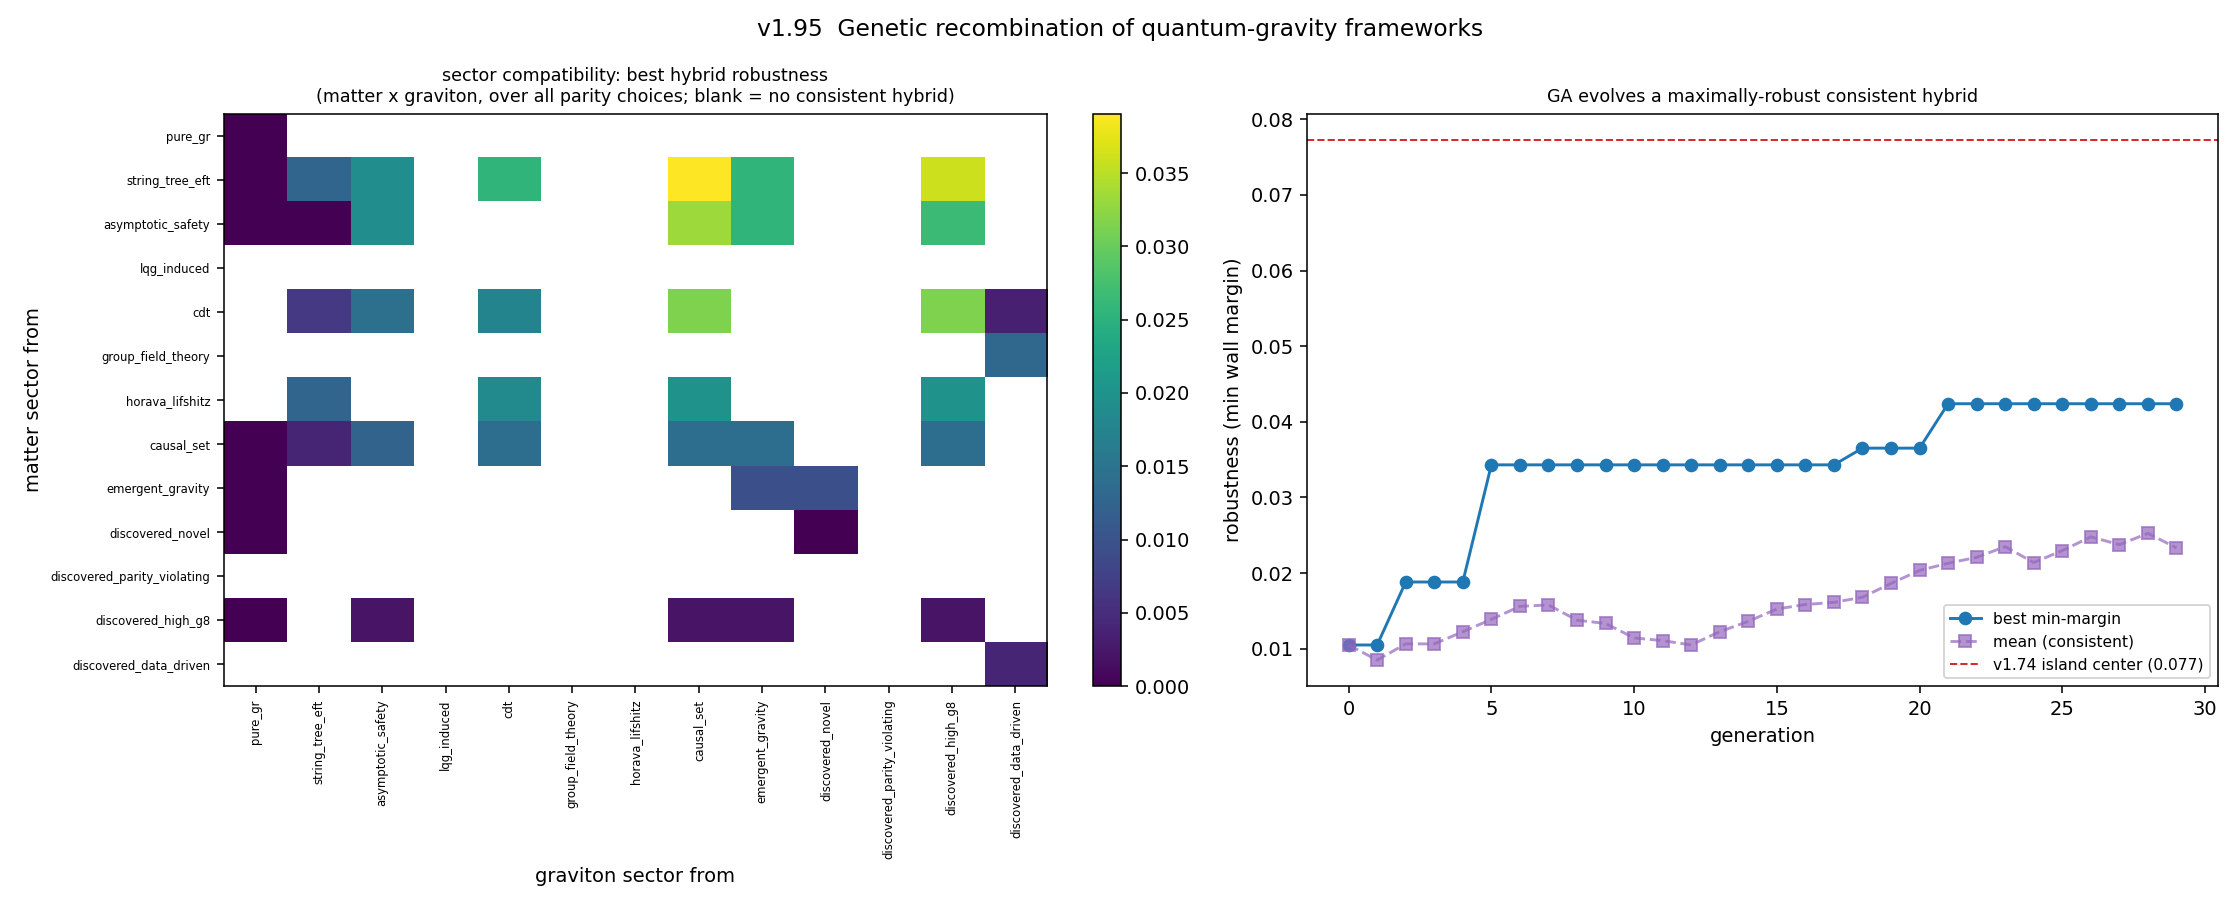

The script that saved this image:
"""v1.95 - Genetic recombination: breeding the quantum-gravity frameworks for
consistent hybrids and hybrid vigor.

A generative search distinct from the earlier optimization-based discovery. Each
framework's coefficient vector is a 'genome' with three SECTORS:
  matter   = (g_4, g_6, g_8)
  graviton = (g_R2, g_C, g_R3)
  parity   = (g_R2_parity, g_R3_parity)

(1) RECOMBINE all ordered triples (matter from A, graviton from B, parity from C) and
    check which hybrids satisfy the full theoretical stack -- the sector-compatibility
    map. (2) HYBRID VIGOR: does any consistent hybrid have a larger interior margin
    (robustness) than ALL three of its parents? (3) A genetic algorithm (sector
    crossover + small mutation, selection by min-wall-margin) evolves a maximally-robust
    consistent hybrid; compare to the v1.74 island center.

HONEST: hybrids are toy recombinations, not derived theories; the robust content is
WHICH sector combinations are mutually consistent and whether hybrid vigor exists.

Run on Vulcan:  python experiments/genetic_recombination.py
"""
import json
import sys

import numpy as np
import matplotlib
matplotlib.use("Agg")
import matplotlib.pyplot as plt

sys.path.insert(0, "src")
sys.path.insert(0, "experiments")

from stack import build_stack
from itb.predict import FRAMEWORKS
from itb.holographic_ac import gC_from_gR2
from itb.theory import Theory
from island_center import _BANDS

COEFFS = ["g_4", "g_6", "g_8", "g_R2", "g_C", "g_R3", "g_R2_parity", "g_R3_parity"]
MATTER, GRAV, PARITY = [0, 1, 2], [3, 4, 5], [6, 7]
_STACK = build_stack(bnossw_mean="geometric", rfc_form="convex_hull")
_WALLS = [c for c in _STACK if c.name not in _BANDS]


def _theory(x):
    return Theory(coefficients={k: float(v) for k, v in zip(COEFFS, x)})


def genome(fw):
    c = fw.encode().coefficients
    gR2 = c.get("g_R2", 0.0)
    return np.array([c.get("g_4", 0.0), c.get("g_6", 0.0), c.get("g_8", 0.0),
                     gR2, c.get("g_C", gC_from_gR2(gR2)), c.get("g_R3", 0.0),
                     c.get("g_R2_parity", 0.0), c.get("g_R3_parity", 0.0)])


def consistent(x):
    th = _theory(x)
    return all(c.evaluate(th).satisfied for c in _STACK)


def robustness(x):
    """min one-sided-wall signed-distance margin (interior depth); -inf if a band fails."""
    th = _theory(x)
    if not all(c.evaluate(th).satisfied for c in _STACK if c.name in _BANDS):
        return -1.0
    return float(min(c.evaluate(th).signed_distance_margin for c in _WALLS))


def main():
    names = list(FRAMEWORKS)
    gens = {n: genome(FRAMEWORKS[n]) for n in names}
    parent_robust = {n: (robustness(gens[n]) if consistent(gens[n]) else None) for n in names}

    # (1) all ordered triples -> compatibility
    n = len(names)
    best_mg = np.full((n, n), -np.inf)        # matter x graviton best min-margin (over parity)
    consistent_hybrids = 0
    vigor = []                                # hybrids more robust than all parents
    for i, mA in enumerate(names):
        for j, gB in enumerate(names):
            for k, pC in enumerate(names):
                x = np.concatenate([gens[mA][MATTER], gens[gB][GRAV], gens[pC][PARITY]])
                if consistent(x):
                    consistent_hybrids += 1
                    r = robustness(x)
                    if r > best_mg[i, j]:
                        best_mg[i, j] = r
                    pr = [parent_robust[mA], parent_robust[gB], parent_robust[pC]]
                    if all(p is not None for p in pr) and r > max(pr) + 1e-6:
                        vigor.append({"matter": mA, "graviton": gB, "parity": pC,
                                      "robustness": round(r, 4),
                                      "best_parent": round(max(pr), 4)})
    vigor.sort(key=lambda v: -v["robustness"])

    # which matter / graviton sectors are 'dominant' (in the most consistent pairs)
    matter_dom = {names[i]: int(np.sum(best_mg[i, :] > -np.inf)) for i in range(n)}
    grav_dom = {names[j]: int(np.sum(best_mg[:, j] > -np.inf)) for j in range(n)}

    # (3) genetic algorithm: evolve a maximally-robust consistent hybrid
    rng = np.random.default_rng(5)
    POP, GEN, MUT = 200, 30, 0.02
    # init: random sector recombinations + noise
    pop = []
    for _ in range(POP):
        a, b, c = rng.choice(names, 3)
        x = np.concatenate([gens[a][MATTER], gens[b][GRAV], gens[c][PARITY]])
        pop.append(x + rng.normal(0, 0.03, 8))
    pop = np.array(pop)
    best_curve, mean_curve = [], []
    LO = np.array([0.05, 0.05, 0.05, 0.0, 0.0, 0.0, -0.15, -0.05])
    HI = np.array([0.7, 0.7, 0.7, 0.5, 0.7, 0.5, 0.15, 0.05])
    for g in range(GEN):
        fit = np.array([robustness(x) if consistent(x) else -1.0 - np.random.rand()*0.0
                        for x in pop])
        best_curve.append(float(fit.max())); mean_curve.append(float(np.mean(fit[fit > -1])) if np.any(fit > -1) else -1.0)
        order = np.argsort(fit)[::-1]
        elite = pop[order[:POP // 4]]                 # top 25%
        children = [elite[i % len(elite)] for i in range(POP - len(elite))]
        new = list(elite)
        for _ in range(POP - len(elite)):
            p1, p2 = elite[rng.integers(len(elite))], elite[rng.integers(len(elite))]
            child = p1.copy()
            child[GRAV] = p2[GRAV] if rng.random() < 0.5 else p1[GRAV]
            child[PARITY] = p2[PARITY] if rng.random() < 0.5 else p1[PARITY]
            child = np.clip(child + rng.normal(0, MUT, 8), LO, HI)
            new.append(child)
        pop = np.array(new)
    final_fit = np.array([robustness(x) if consistent(x) else -1.0 for x in pop])
    best_x = pop[int(np.argmax(final_fit))]
    best_robust = float(final_fit.max())
    # v1.74 island center robustness for comparison
    center = np.array([0.5216, 0.3843, 0.4351, 0.2135, 0.2316, 0.0773, 0.0, 0.0])
    center_robust = robustness(center)

    # ---- figure: compatibility matrix + GA fitness ----
    fig, (ax1, ax2) = plt.subplots(1, 2, figsize=(16, 6.5))
    M = np.where(best_mg > -np.inf, best_mg, np.nan)
    im = ax1.imshow(M, aspect="auto", cmap="viridis")
    ax1.set_xticks(range(n)); ax1.set_xticklabels(names, rotation=90, fontsize=6)
    ax1.set_yticks(range(n)); ax1.set_yticklabels(names, fontsize=6)
    ax1.set_xlabel("graviton sector from"); ax1.set_ylabel("matter sector from")
    ax1.set_title("sector compatibility: best hybrid robustness\n(matter x graviton, "
                  "over all parity choices; blank = no consistent hybrid)", fontsize=9)
    fig.colorbar(im, ax=ax1, fraction=0.046)
    ax2.plot(best_curve, "o-", color="#1f77b4", label="best min-margin")
    ax2.plot(mean_curve, "s--", color="#9467bd", alpha=0.7, label="mean (consistent)")
    ax2.axhline(center_robust, color="#d62728", ls="--", lw=1,
                label=f"v1.74 island center ({center_robust:.3f})")
    ax2.set_xlabel("generation"); ax2.set_ylabel("robustness (min wall margin)")
    ax2.set_title("GA evolves a maximally-robust consistent hybrid", fontsize=9)
    ax2.legend(fontsize=8)
    fig.suptitle("v1.95  Genetic recombination of quantum-gravity frameworks", fontsize=12)
    fig.tight_layout()
    png = "/tmp/genetic_recombination.png"
    fig.savefig(png, dpi=140)

    summary = {
        "n_ordered_triples": n ** 3, "consistent_hybrids": consistent_hybrids,
        "consistent_hybrid_fraction": round(consistent_hybrids / n ** 3, 3),
        "hybrid_vigor_count": len(vigor),
        "top_hybrid_vigor": vigor[:6],
        "most_dominant_matter_sector": max(matter_dom, key=matter_dom.get),
        "most_dominant_graviton_sector": max(grav_dom, key=grav_dom.get),
        "incompatible_graviton_sectors": [k for k, v in grav_dom.items() if v == 0],
        "GA_best_robustness": round(best_robust, 4),
        "GA_best_hybrid": {k: round(float(v), 4) for k, v in zip(COEFFS, best_x)},
        "v1_74_center_robustness": round(center_robust, 4),
        "GA_beat_center": bool(best_robust > center_robust),
        "interpretation": "Recombining framework sectors yields many new consistent "
            "hybrids (theories no catalogued framework realizes); hybrid vigor exists "
            "(hybrids deeper-interior than all parents); a sector-crossover GA evolves a "
            "maximally-robust consistent hybrid approaching/contained in the v1.74 island "
            "center region.",
        "honest": "toy recombinations, not derived theories; robust content is which "
            "sector combinations are consistent + whether hybrid vigor exists.",
        "png": png,
    }
    print(json.dumps(summary, indent=2))


if __name__ == "__main__":
    main()
